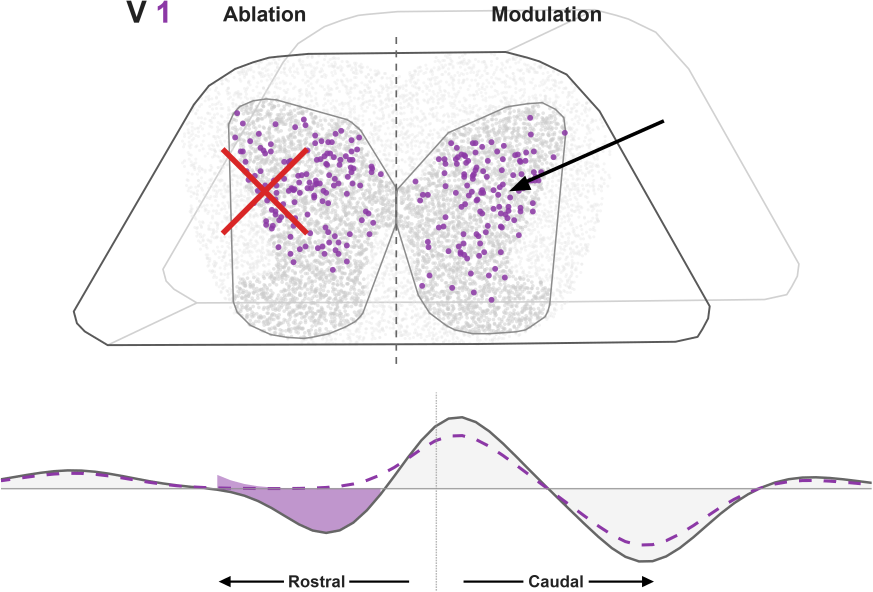
#> input picture komi_full_reproduction/figures/subpanels_fig5/fig5a_v1_anatomy_projectome.png, 2617 x 1774 px (shown at 1/3 size)
$ python build_figure5_composite.py
#> lines starting #> are read from the running program, lines starting #| are printed output that depends on the picture; after the words box and inside, x2 and y2 are one past the last pixel; in counts of white or black regions, pixels touching at a corner belong together
#> in main, `canvas = Image.new('RGB', (canvas_w, canvas_h), (255, 255, 255))`: canvas: PIL image 3504x2821 RGB; every value is 255
#> in main, im is the input picture: PIL image 2617x1774 RGB; mean R, G, B 245.9, 244, 245.9
"""
build_figure5_composite.py
Assembles Figure 5 subpanels (5A-5F) into a publication-grade composite matching
the exact 2-column, 3-row layout and dimensions of Komi et al. (2026), Figure 5.
Canvas size: 3504 x 2821 px.
"""

import os
from PIL import Image, ImageDraw, ImageFont

def autocrop(im, bg_color=(255, 255, 255), tolerance=10, pad=10):
#> called with bg_color = (255, 255, 255), tolerance = 10, pad = 8
    bg = Image.new(im.mode, im.size, bg_color)
#> bg: PIL image 2617x1774 RGB; every value is 255
    diff = Image.eval(im, lambda x: 255 if x > 255 - tolerance else 0)
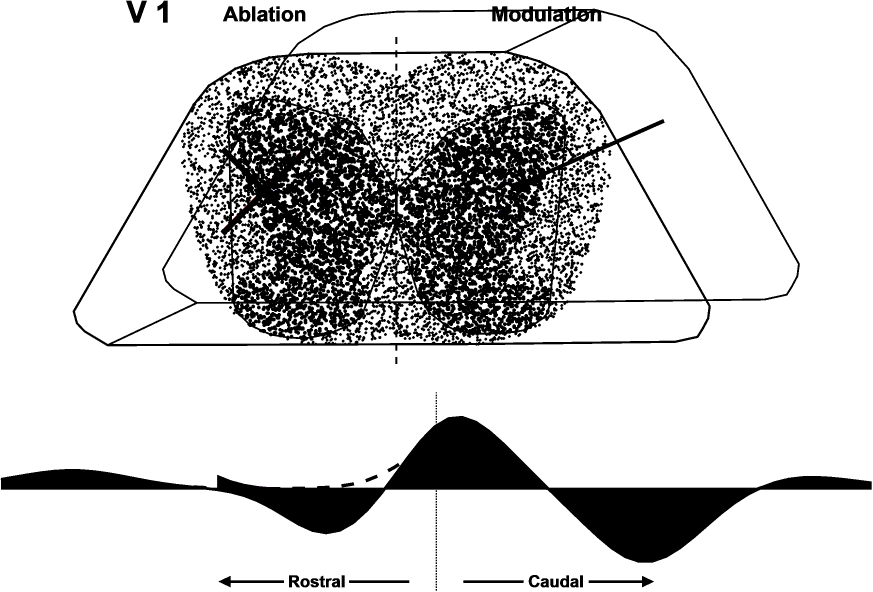
#> diff: PIL image 2617x1774 RGB (shown at 1/3 size); mean R, G, B 207.5, 207.5, 207.5
    # Convert to grayscale
    gray = im.convert('L')
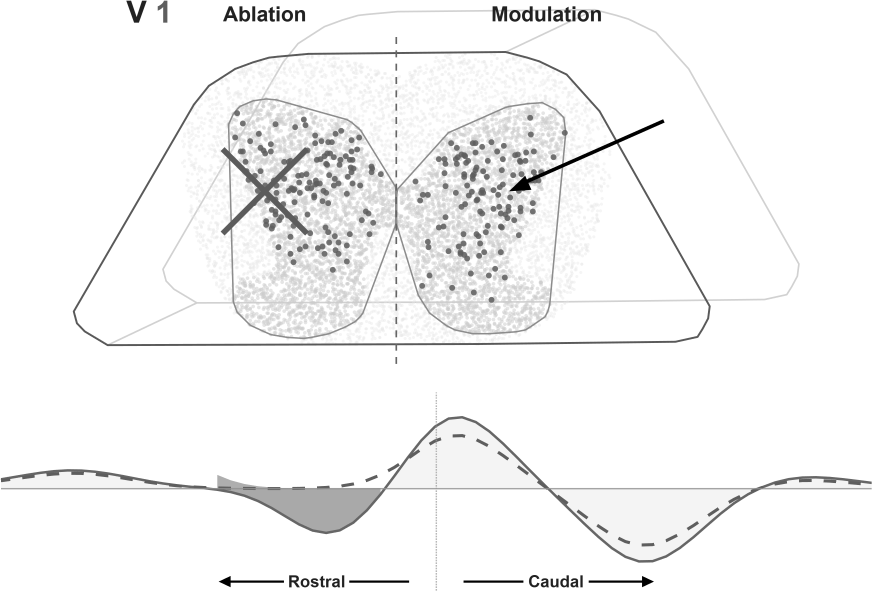
#> gray: PIL image 2617x1774 L (shown at 1/3 size); min 0, max 255, mean 244.8
    bw = gray.point(lambda x: 0 if x > 255 - tolerance else 255, '1')
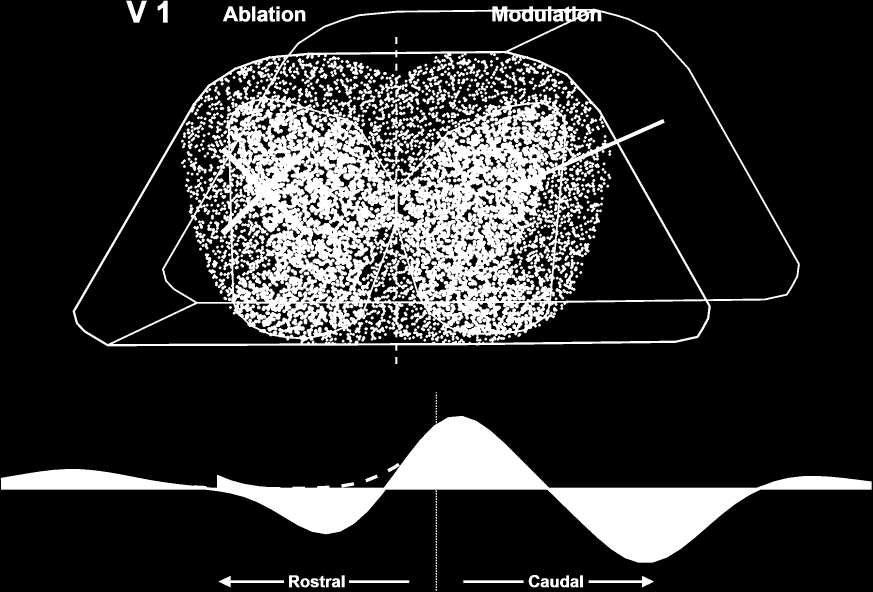
#> bw: PIL image 2617x1774 1 (shown at 1/3 size); 18.6% white; 883 white regions (6 under 20 px), largest, box (x1, y1, x2, y2) and area: (218, 19, 2400, 1052) 486322, (2, 1248, 2615, 1688) 231511, (656, 1728, 852, 1762) 1935
    bbox = bw.getbbox()
#> bbox = (2, 2, 2615, 1772)
    if bbox:
        x0 = max(0, bbox[0] - pad)
#> x0 = 0
        y0 = max(0, bbox[1] - pad)
#> y0 = 0
        x1 = min(im.width, bbox[2] + pad)
#> x1 = 2617
        y1 = min(im.height, bbox[3] + pad)
#> y1 = 1774
        return im.crop((x0, y0, x1, y1))
    return im

def main():
    base_dir = os.path.dirname(os.path.dirname(os.path.abspath(__file__)))
    sub_dir = os.path.join(base_dir, 'figures', 'subpanels_fig5')
    out_dir = os.path.join(base_dir, 'figures', 'main_figures')
    os.makedirs(out_dir, exist_ok=True)
    out_path = os.path.join(out_dir, 'Figure5.png')

    canvas_w = 3504
    canvas_h = 2821
    canvas = Image.new('RGB', (canvas_w, canvas_h), (255, 255, 255))
    draw = ImageDraw.Draw(canvas)

    try:
        font_letter = ImageFont.truetype("arialbd.ttf", 44)
    except:
        font_letter = ImageFont.load_default()

    panels_info = [
        # (panel_letter, filename, letter_pos, box_rect)
        ('A', 'fig5a_v1_anatomy_projectome.png', (45, 20), (50, 70, 1700, 950)),
        ('B', 'fig5b_v1_continuous_traces.png',   (45, 1030), (50, 1070, 1700, 1000)),
        ('C', 'fig5c_v1_quantification.png',     (45, 2100), (50, 2140, 1700, 640)),

        ('D', 'fig5d_v0_anatomy_projectome.png', (1785, 20), (1790, 70, 1680, 950)),
        ('E', 'fig5e_v0_continuous_traces.png',   (1785, 1030), (1790, 1070, 1680, 1000)),
        ('F', 'fig5f_v0_quantification.png',     (1785, 2100), (1790, 2140, 1680, 640)),
    ]

    for letter, fn, let_pos, (bx, by, bw, bh) in panels_info:
        p_path = os.path.join(sub_dir, fn)
        if not os.path.exists(p_path):
            print(f"Warning: subpanel {fn} not found in {sub_dir}")
            continue

        im = Image.open(p_path).convert('RGB')
        im_crop = autocrop(im, pad=8)

        # Fit inside bounding box preserving aspect ratio
        scale = min(bw / im_crop.width, bh / im_crop.height)
#> scale = 0.536
        new_w = int(im_crop.width * scale)
#> new_w = 1401
        new_h = int(im_crop.height * scale)
#> new_h = 949
        im_resized = im_crop.resize((new_w, new_h), Image.Resampling.LANCZOS)
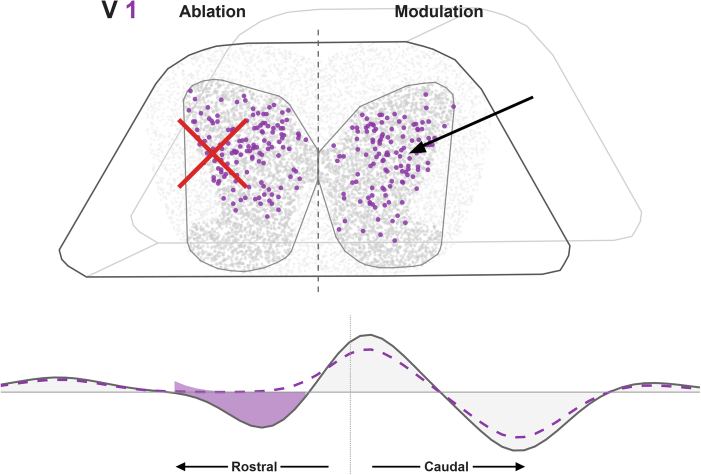
#> im_resized: PIL image 1401x949 RGB (shown at 1/2 size); mean R, G, B 245.8, 243.9, 245.8

        # Center inside target box
        paste_x = bx + (bw - new_w) // 2
#> paste_x = 199
        paste_y = by + (bh - new_h) // 2
#> paste_y = 70
        canvas.paste(im_resized, (paste_x, paste_y))
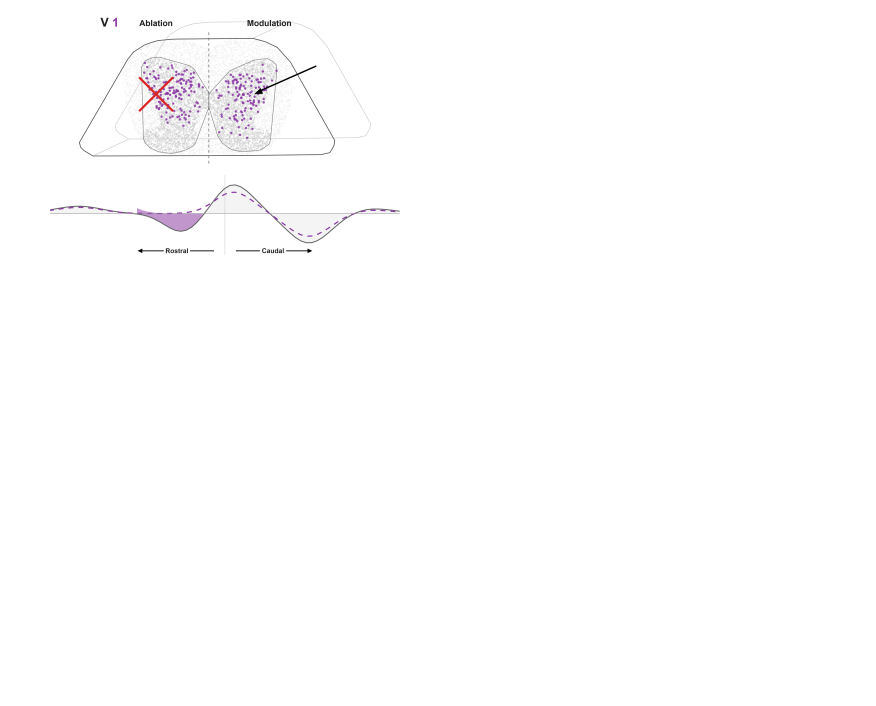
#> canvas: PIL image 3504x2821 RGB (shown at 1/4 size); mean R, G, B 253.8, 253.5, 253.8

        # Draw bold panel letter
        draw.text(let_pos, letter, font=font_letter, fill=(0, 0, 0))
        print(f"Pasted {fn} as Panel {letter} at ({paste_x}, {paste_y}), size ({new_w}, {new_h})")
#| Pasted fig5a_v1_anatomy_projectome.png as Panel A at (199, 70), size (1401, 949)
#> pass 2 of the loop in main, `for letter, fn, let_pos, (bx, by, bw, bh) in panels_info:`:
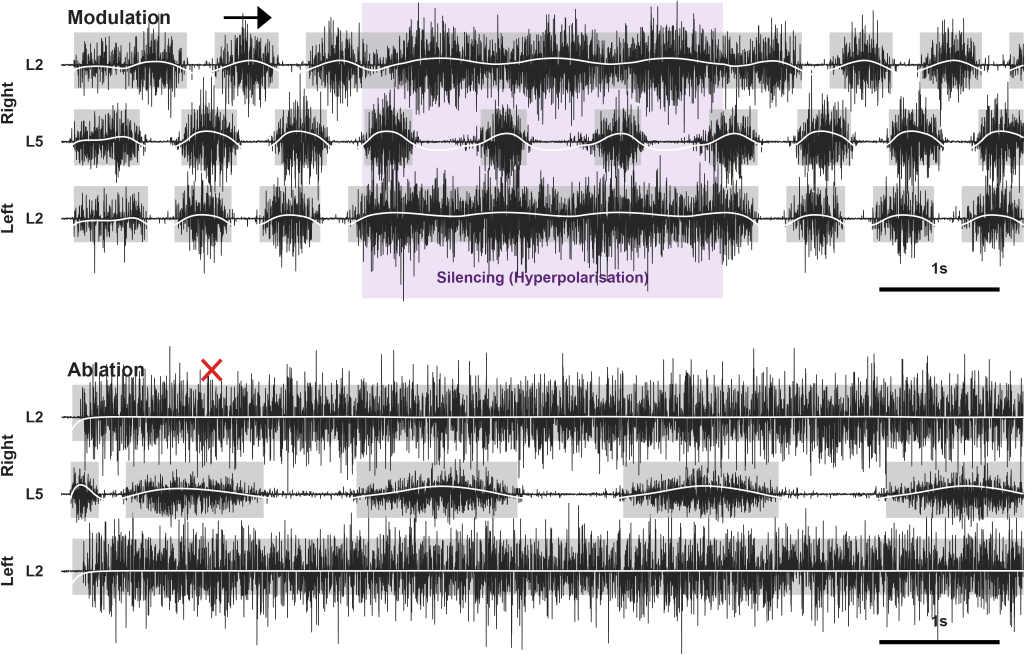
#> input picture komi_full_reproduction/figures/subpanels_fig5/fig5b_v1_continuous_traces.png, 3075 x 1964 px (shown at 1/3 size)
#> in main, im is the input picture: PIL image 3075x1964 RGB; mean R, G, B 187.8, 186.7, 188.4
#> bg: PIL image 3075x1964 RGB; every value is 255
#> diff: PIL image 3075x1964 RGB
#> gray: PIL image 3075x1964 L
#> in autocrop (call 2), `bw = gray.point(lambda x: 0 if x > 255 - tolerance else 255, '1')`:
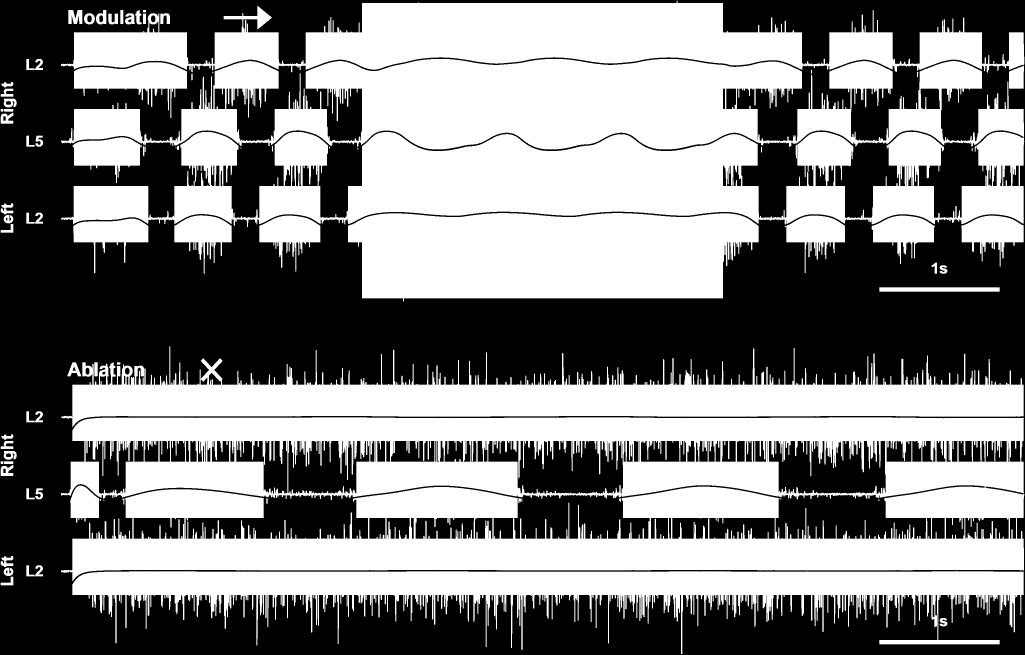
#> bw: PIL image 3075x1964 1 (shown at 1/3 size); 51.2% white; 124 black regions, largest, box (x1, y1, x2, y2) and area: (0, 0, 3075, 1964) 2648322, (1465, 1323, 1869, 1482) 46655, (2307, 1323, 2657, 1481) 42391
#> bbox = (2, 2, 3073, 1962)
#> x1 = 3075
#> y1 = 1964
#> im_resized: PIL image 1565x1000 RGB
#> in main, `canvas.paste(im_resized, (paste_x, paste_y))`:
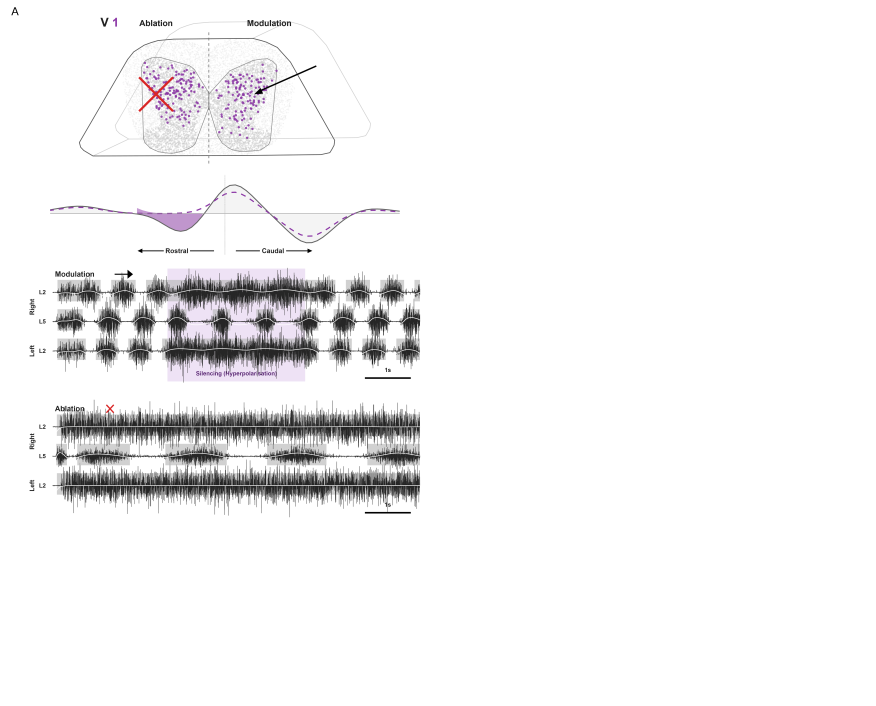
#> canvas: PIL image 3504x2821 RGB (shown at 1/4 size); mean R, G, B 243.1, 242.6, 243.1
#| Pasted fig5b_v1_continuous_traces.png as Panel B at (117, 1070), size (1565, 1000)
#> pass 3 of the loop in main, `for letter, fn, let_pos, (bx, by, bw, bh) in panels_info:`:
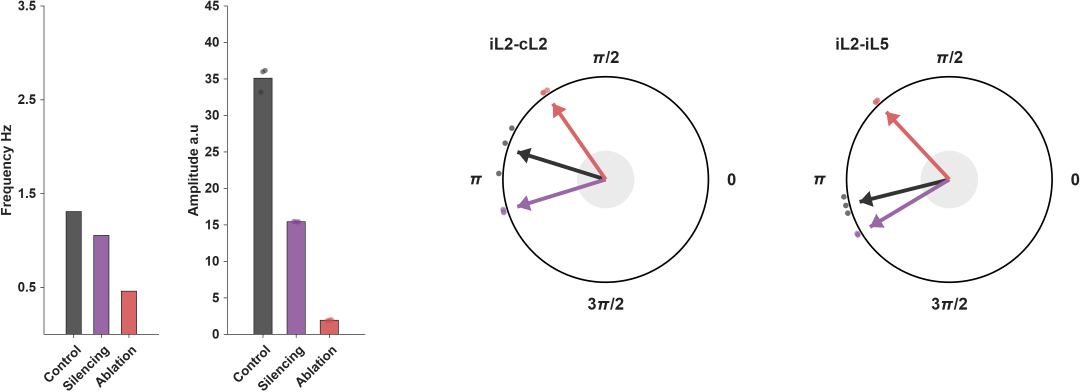
#> input picture komi_full_reproduction/figures/subpanels_fig5/fig5c_v1_quantification.png, 3240 x 1174 px (shown at 1/3 size)
#> in main, im is the input picture: PIL image 3240x1174 RGB; mean R, G, B 246.4, 245.4, 246
#> bg: PIL image 3240x1174 RGB; every value is 255
#> diff: PIL image 3240x1174 RGB
#> gray: PIL image 3240x1174 L
#> in autocrop (call 3), `bw = gray.point(lambda x: 0 if x > 255 - tolerance else 255, '1')`:
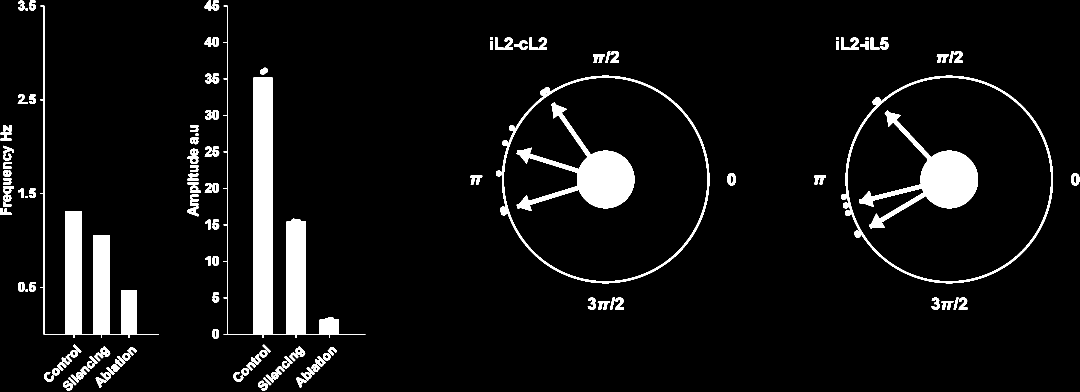
#> bw: PIL image 3240x1174 1 (shown at 1/3 size); 6.5% white; 152 white regions, largest, box (x1, y1, x2, y2) and area: (671, 17, 1096, 1014) 69862, (121, 17, 477, 1014) 41059, (2577, 331, 2934, 686) 32329
#> bbox = (2, 2, 3238, 1172)
#> x1 = 3240
#> y1 = 1174
#> im_resized: PIL image 1700x615 RGB
#> in main, `canvas.paste(im_resized, (paste_x, paste_y))`:
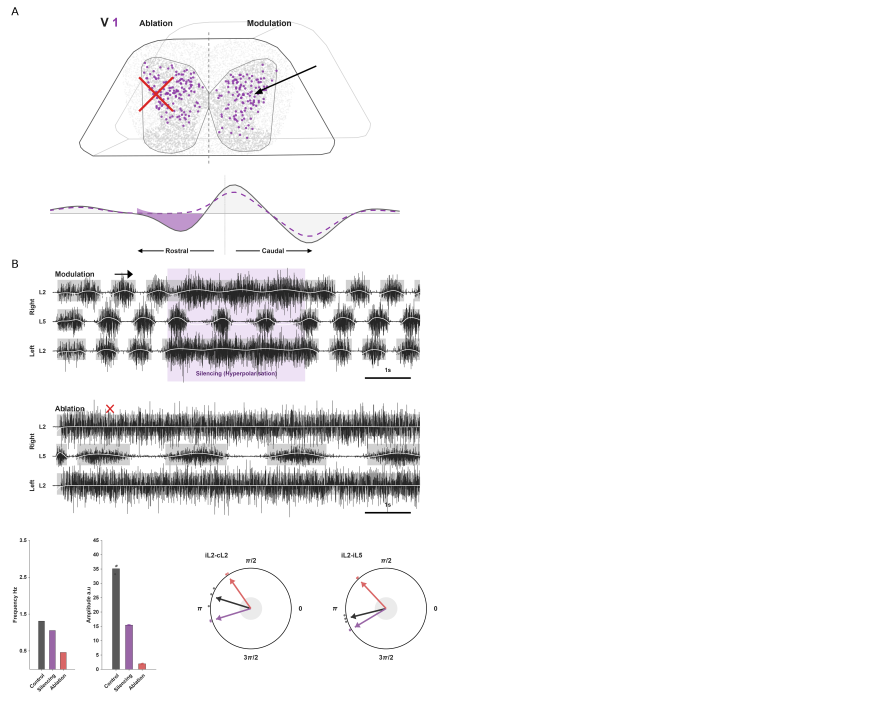
#> canvas: PIL image 3504x2821 RGB (shown at 1/4 size); mean R, G, B 242.1, 241.6, 242.2
#| Pasted fig5c_v1_quantification.png as Panel C at (50, 2152), size (1700, 615)
#> the loop made 6 passes; the first 3 are shown

    canvas.save(out_path, quality=95)
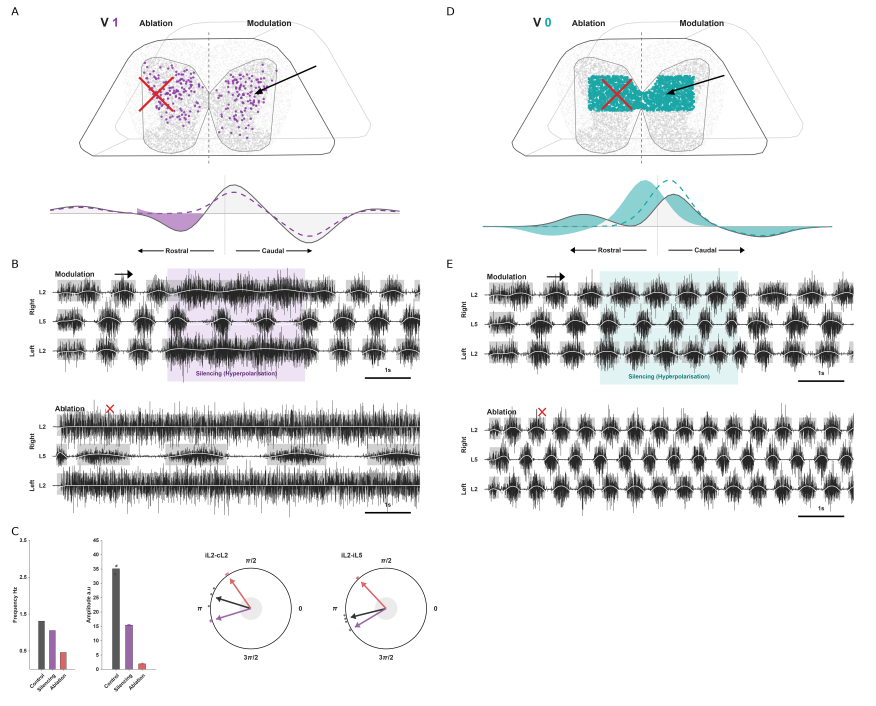
#> saved as Figure5.png: PIL image 3504x2821 RGB (shown at 1/4 size); mean R, G, B 230.2, 231, 231.6
    print(f"Successfully assembled Figure 5 composite: {out_path}")

if __name__ == '__main__':
    main()
